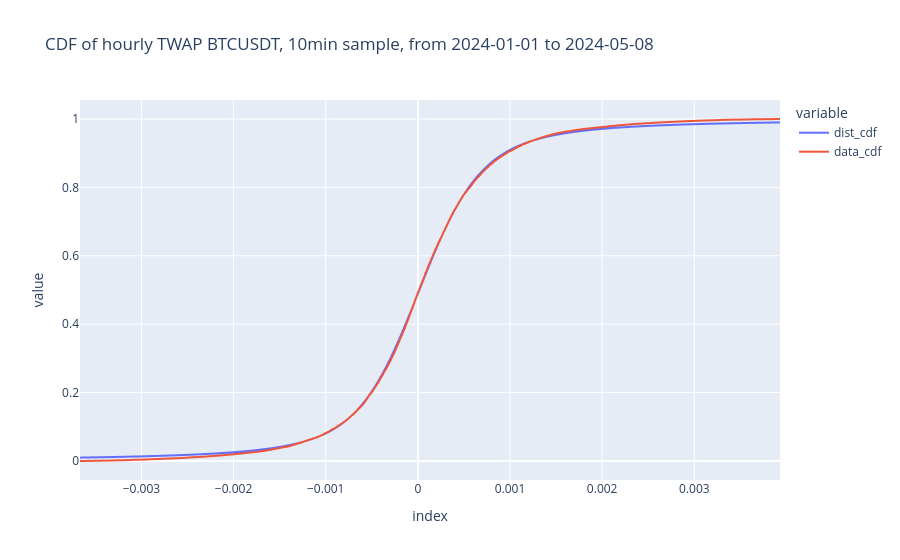

Notebook code for this chart:
### Code cell
df_twap_dst_dist[["dist_cdf", "data_cdf"]].plot(
    title=f"CDF of hourly TWAP BTCUSDT, 10min sample, from {df.index[0].strftime('%Y-%m-%d')} to {df.index[-1].strftime('%Y-%m-%d')}"
)

### Figure 1 — Plotly figure (JSON) as saved in the notebook; plotly's stock layout.template omitted (floating-point values rounded to 4 significant figures; data arrays with more than 128 entries replaced by an {"elided": "..."} marker saying what was removed)
{"data": [{"hovertemplate": "variable=dist_cdf<br>index=%{x}<br>value=%{y}<extra></extra>", "legendgroup": "dist_cdf", "line": {"color": "#636efa", "dash": "solid"}, "marker": {"symbol": "circle"}, "mode": "lines", "name": "dist_cdf", "showlegend": true, "type": "scattergl", "x": {"elided": "1000 float values"}, "xaxis": "x", "y": {"elided": "1000 float values"}, "yaxis": "y"}, {"hovertemplate": "variable=data_cdf<br>index=%{x}<br>value=%{y}<extra></extra>", "legendgroup": "data_cdf", "line": {"color": "#EF553B", "dash": "solid"}, "marker": {"symbol": "circle"}, "mode": "lines", "name": "data_cdf", "showlegend": true, "type": "scattergl", "x": {"elided": "1000 float values"}, "xaxis": "x", "y": {"elided": "1000 float values"}, "yaxis": "y"}], "layout": {"legend": {"title": {"text": "variable"}, "tracegroupgap": 0}, "title": {"text": "CDF of hourly TWAP BTCUSDT, 10min sample, from 2024-01-01 to 2024-05-08"}, "xaxis": {"anchor": "y", "domain": [0, 1], "title": {"text": "index"}}, "yaxis": {"anchor": "x", "domain": [0, 1], "title": {"text": "value"}}}}
